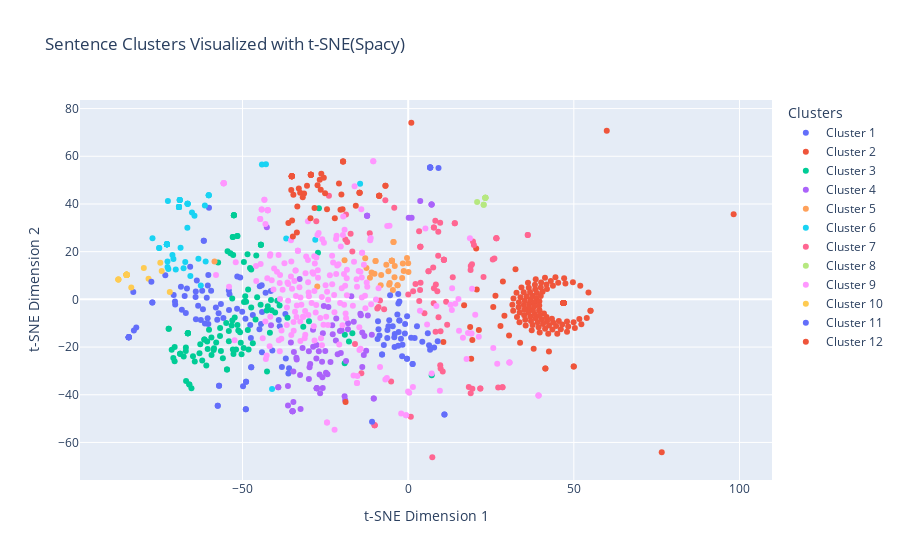

Here is the notebook cell this chart was saved with:
### Code cell
fig = go.Figure()


for i in range(num_clusters):
    indices = labels_spacy == i
    fig.add_trace(go.Scatter(
        x=reduced_vectors_2d[indices, 0],
        y=reduced_vectors_2d[indices, 1],
        mode='markers',
        name=f'Cluster {i + 1}'
    ))

fig.update_layout(
    title='Sentence Clusters Visualized with t-SNE(Spacy)',
    xaxis_title='t-SNE Dimension 1',
    yaxis_title='t-SNE Dimension 2',
    legend_title="Clusters"
)

pio.show(fig)
